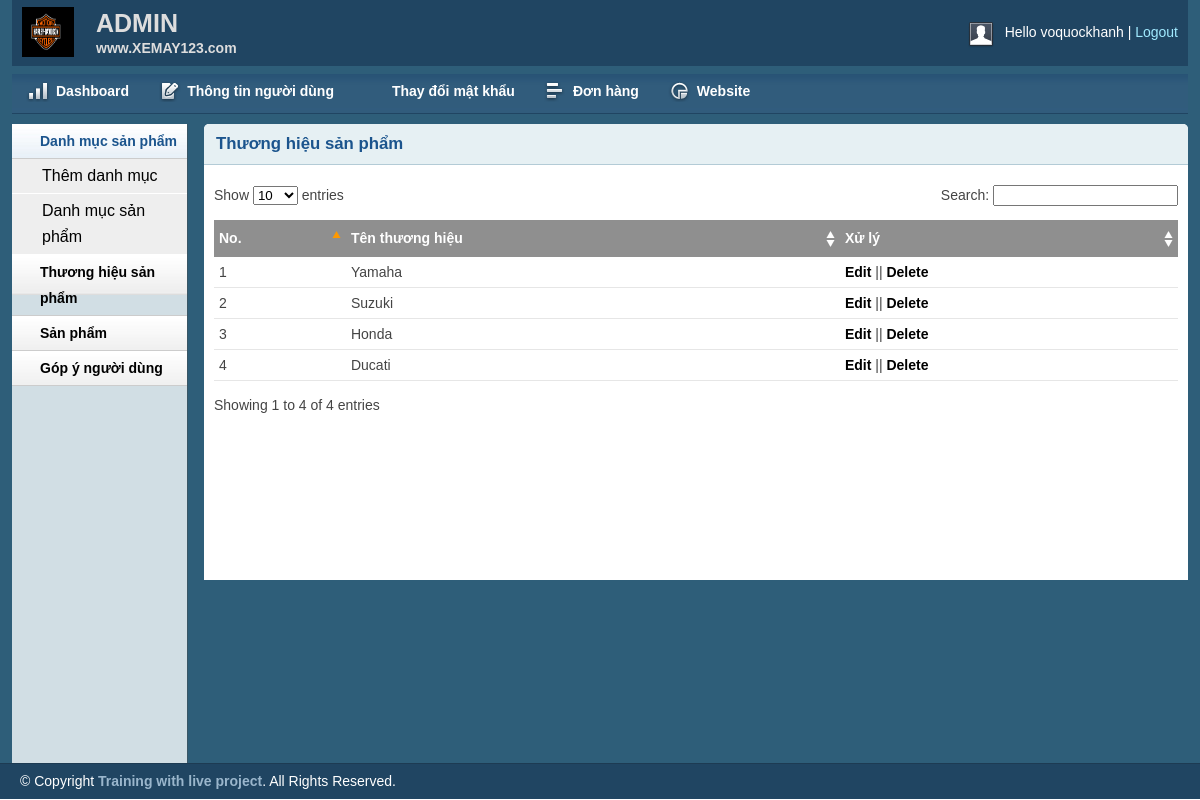
Page /admin/brandlist.php (signed in) on the committed database.
### tables this page shows
CREATE TABLE `tbl_brand` (
  `brandId` int(11) NOT NULL,
  `brandName` varchar(255) NOT NULL
);

### lib/database.php (called while the page is built, shortened)
<?php
class Database {
    public $host = DB_HOST;
    public $user = DB_USER;
    public $pass = DB_PASS;
    public $dbname = DB_NAME;
    public $link;
    private function connectDB() {
        $this->link = new mysqli($this->host, $this->user, $this->pass, $this->dbname);
        $this->link->set_charset("utf8");
    }
    public function insert($query) {
        $insert_row = $this->link->query($query) or die($this->link->error . __LINE__);
        if ($insert_row) {
            return $insert_row;
        } else {
            return false;
        }
    }
}
?>

### classes/brand.php (called while the page is built, shortened)
<?php
$filepath = realpath(dirname(__FILE__));
include_once ($filepath.'/../lib/database.php');
?>
<?php
class brand
{
	private $db;
	public function __construct()
	{
		$this->db = new Database();
	}
	public function show_brand()
	{
		$query = "SELECT * FROM tbl_brand order by brandId DESC";
			$result =$this->db->insert($query);
			return $result;
	}
}
?>

### admin/brandlist.php (the view, shortened to what this page needs)
<?php include 'inc/header.php';?>
<?php include 'inc/sidebar.php';?>
<?php include '../classes/brand.php';  ?>
<?php
    $brand = new brand();
 ?>
        <div class="grid_10">
            <div class="box round first grid">
                <h2>Thương hiệu sản phẩm</h2>
                <div class="block">
                    <table class="data display datatable" id="example">
					<thead>
						<tr>
							<th>No.</th>
							<th>Tên thương hiệu</th>
							<th>Xử lý</th>
						</tr>
					</thead>
					<tbody>
						<?php
							$show_brand = $brand -> show_brand();
							if($show_brand){
								$i = 0;
								while($result = $show_brand -> fetch_assoc()){
									$i++;
						?>
						<tr class="odd gradeX">
							<td><?php echo $i; ?></td>
							<td><?php echo $result['brandName']; ?></td>
							<td><a href="brandedit.php?brandid=<?php echo $result['brandId']; ?>">Edit</a> || <a onclick = "return confirm('Are you want to delete???')" href="?delid=<?php echo $result['brandId'] ?>">Delete</a></td>
						</tr>
						<?php
							}
						}
						 ?>
					</tbody>
				</table>
               </div>
            </div>
        </div>
<?php include 'inc/footer.php';?>

### admin/css/text.css (style rules this page uses)
body { font: 13px/1.5 Tahoma, Helvetica, Arial, 'Liberation Sans', FreeSans, sans-serif; }
h2 { font-size: 23px; }
p, dl, hr, h1, h2, h3, h4, h5, h6, ol, ul, pre, table, address, fieldset { margin-bottom: 20px; }

### admin/css/grid.css (style rules this page uses)
.grid_1, .grid_2, .grid_3, .grid_4, .grid_5, .grid_6, .grid_7, .grid_8, .grid_9, .grid_10, .grid_11, .grid_12, .grid_13, .grid_14, .grid_15, .grid_16 { display: inline; float: left; margin-left: 1%; margin-right: 1%; }
.container_12 .grid_10 { width: 81.333%; }

### admin/css/layout.css (style rules this page uses)
body { background: #fff none repeat scroll 0 0; color: #444; font-size: 14px; padding: 0; }
a { color: #000; font-weight:bold; text-decoration: none; }
h1, h2, h3, h4, h5, h6 { line-height:1.2em; margin-bottom:.3em; }
h2 { margin-top:1em; }
.box { background:#fff; margin-bottom:20px; padding:10px 10px 10px 10px; margin-left:-8px; }
.box.grid { padding-bottom:40px; }
.box.round { -moz-border-radius: 5px 5px 0px 0px; -webkit-border-radius: 5px 5px 0px 0px; border-radius: 5px 5px 0px 0px; }
.box h2 { font-size:1.2em; font-weight:bold; color:#1B548D; background:#E6F0F3; margin:-10px -10px 0 -10px; padding:10px 12px; border-bottom:1px solid #B3CBD6; -moz-border-radius: 5px 5px 0px 0px; -webkit-border-radius: 5px 5px 0px 0px; border-radius: 5px 5px 0px 0px; }
.box.first { min-height: 406px; }
.block { padding-top:20px; }
.block { padding-bottom:1px; }
table.display { margin: 0 auto; clear: both; width: 100%; }
.sorting_asc { background: #8f8f8f url(../img/table/sort_asc.png) no-repeat center right; padding:8px 5px; text-align:left; color:#fff; }
.sorting { background:#8f8f8f url(../img/table/sort_both.png) no-repeat center right; padding:8px 5px; text-align:left; color:#fff; }
tr.odd { height: 30px; line-height: 30px; border-bottom:1px solid #e6e6e6; }
tr.even { height: 30px; line-height: 30px; border-bottom:1px solid #e6e6e6; }
tr.odd td, tr.even td { padding-left:5px; }

### rows in the picture
tbl_brand: brandName "Yamaha"
tbl_brand: brandName "Suzuki"
tbl_brand: brandName "Honda"
tbl_brand: brandName "Ducati"

### other values in the picture
Session:: get('adminName') "voquockhanh"
